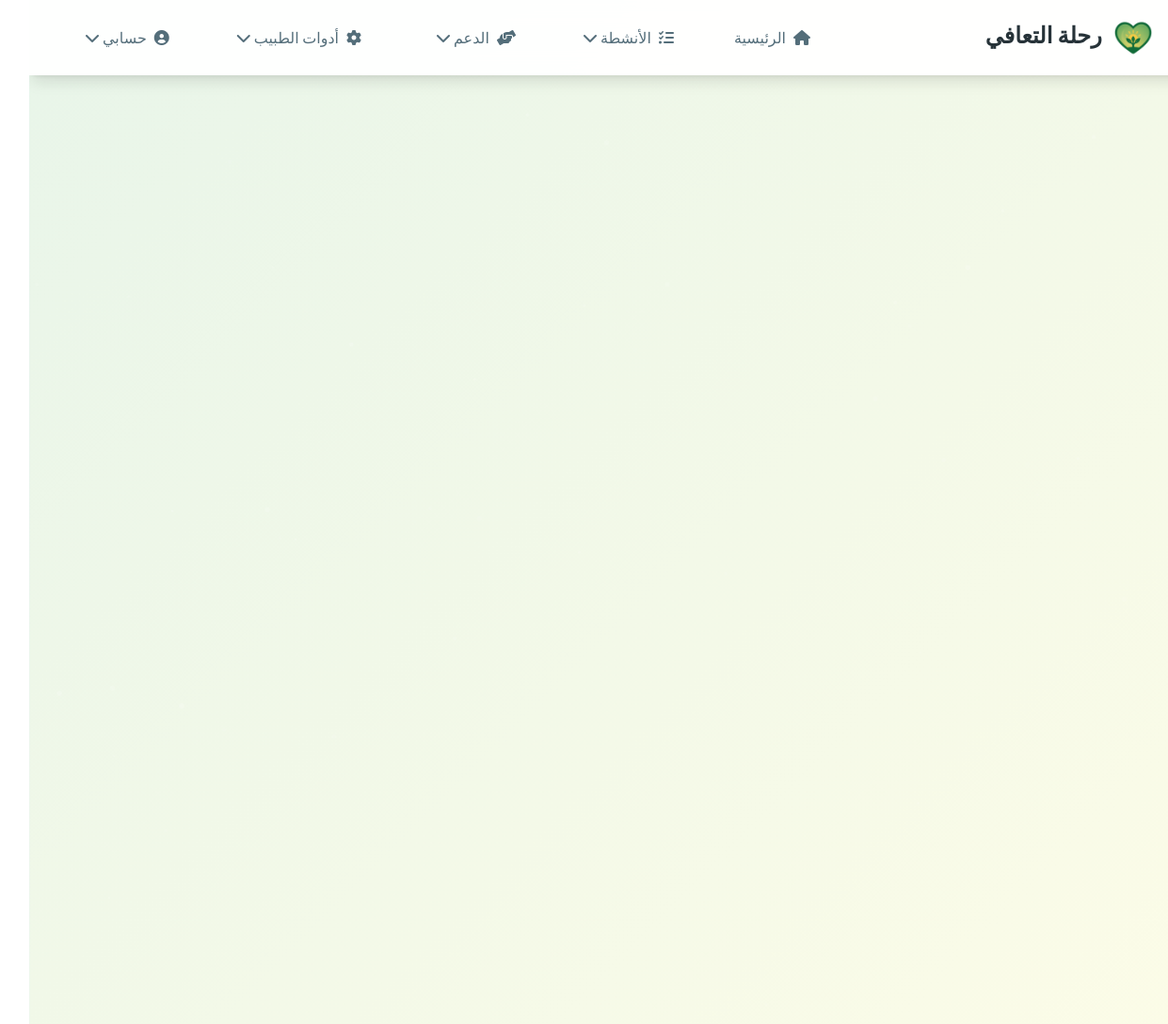
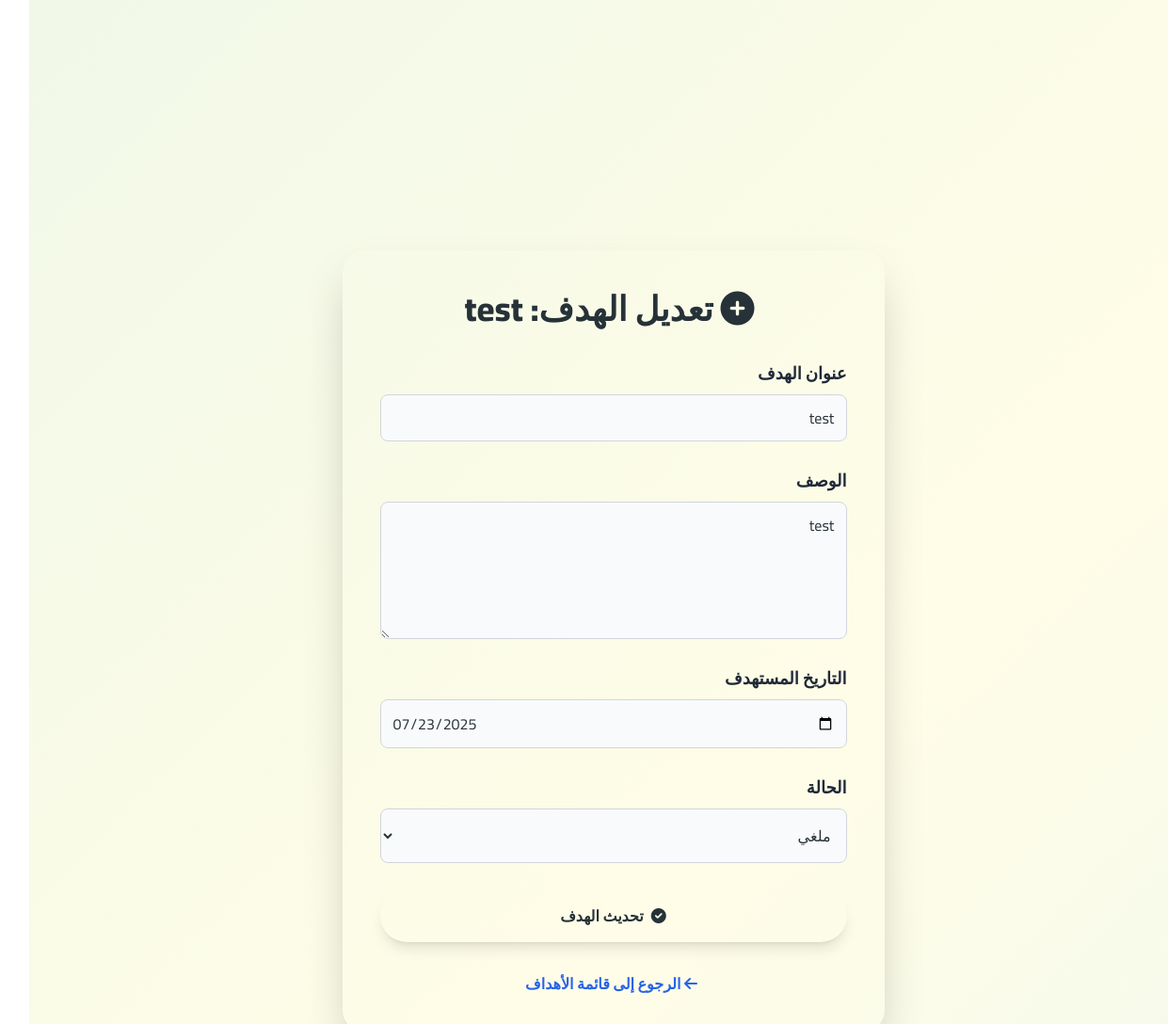
Screenshot of /goals/4/edit/ (signed in) with the database file from the repository (2 pictures, top to bottom).
### goals/models.py (models this page shows, shortened)
class Goal(models.Model):
    user = models.ForeignKey(
        settings.AUTH_USER_MODEL,
        on_delete=models.CASCADE,
        related_name='goals',
        verbose_name="المستخدم"
    )
    title = models.CharField(max_length=200, verbose_name="عنوان الهدف")
    description = models.TextField(blank=True, verbose_name="الوصف")
    target_date = models.DateField(null=True, blank=True, verbose_name="التاريخ المستهدف")
    STATUS_CHOICES = [
        ('pending', 'قيد الانتظار'),
        ('in_progress', 'قيد التنفيذ'),
        ('completed', 'مكتمل'),
        ('cancelled', 'ملغي'),
    ]
    status = models.CharField(
        max_length=20,
        choices=STATUS_CHOICES,
        default='pending',
        verbose_name="الحالة"
    )
    created_at = models.DateTimeField(auto_now_add=True, verbose_name="تاريخ الإنشاء")
    updated_at = models.DateTimeField(auto_now=True, verbose_name="آخر تحديث")
    class Meta:
        ordering = ['-created_at']
        verbose_name = "هدف"
        verbose_name_plural = "أهداف"

### goals/views.py (the view)
# urls.py: path('<int:pk>/edit/', views.goal_edit, name='goal_edit'),
@login_required
def goal_edit(request, pk):
    goal = get_object_or_404(Goal, pk=pk, user=request.user)
    if request.method == 'POST':
        form = GoalForm(request.POST, instance=goal)
        if form.is_valid():
            form.save()
            messages.success(request, 'تم تعديل الهدف بنجاح!')
            return redirect('goals:goal_detail', pk=goal.pk)
    else:
        form = GoalForm(instance=goal)
    context = {
        'form': form,
        'goal': goal,
        'page_title': f'تعديل الهدف: {goal.title}',
        'submit_button_text': 'تحديث الهدف',
    }
    return render(request, 'goals/goal_form.html', context)

### goals/templates/goals/goal_form.html (shortened to what this page needs)
{% extends 'base.html' %}
{% load static %}
{% block content %}
<div class="min-h-screen flex items-center justify-center p-4">
    <div class="max-w-xl w-full bg-surface rounded-3xl shadow-2xl p-8 md:p-10 space-y-8
                transform transition-all duration-500 ease-in-out hover:scale-[1.01] hover:shadow-3xl">
        <h2 class="text-4xl font-extrabold text-center mb-6 leading-tight" style="color: var(--color-text-primary);">
            <i class="fas fa-plus-circle text-primary-dark mr-2"></i> {{ page_title }}
        </h2>
        <form method="post" class="space-y-7">
            {% for field in form %}
                <div>
                    <label for="{{ field.id_for_label }}" class="block text-lg font-semibold text-gray-800 mb-2">
                        {{ field.label }}
                    </label>
                    {{ field }}
                </div>
            {% endfor %}
            <div>
                <button type="submit" class="w-full inline-flex items-center justify-center
                           bg-gradient-to-r from-primary to-primary-dark font-bold py-4 px-6 rounded-full shadow-lg
                           hover:from-primary-dark hover:to-primary transition duration-300 ease-in-out transform hover:scale-105
                           focus:outline-none focus:ring-4 focus:ring-primary-light focus:ring-opacity-75">
                    <i class="fas fa-check-circle mr-2 rtl:mr-0 rtl:ml-2"></i> {{ submit_button_text }}
                </button>
            </div>
        </form>
        <p class="text-center text-base text-gray-700 mt-8">
            <a href="{% url 'goals:goals_list' %}" class="font-semibold text-blue-600 hover:text-blue-800 transition duration-300
                       hover:underline focus:outline-none focus:ring-2 focus:ring-blue-400 rounded">
                <i class="fas fa-arrow-left mr-1"></i> الرجوع إلى قائمة الأهداف
            </a>
        </p>
    </div>
</div>
{% endblock %}

### templates/base.html (style rules this page uses)
:root { --color-bg: #F8F9FA; --color-surface: #FFFFFF; --color-primary: #4CAF50; --color-primary-dark: #388E3C; --color-primary-light: #81C784; --color-secondary: #2196F3; --color-accent: #FFC107; --color-text-primary: #263238; --color-text-secondary: #546E7A; --color-border: #E0E0E0; --color-danger: #F44336; }
* { box-sizing: border-box; }
html { height: 100%; }
body { font-family: 'Cairo', sans-serif; background: linear-gradient(-45deg, var(--color-bg), #e0f2f7, #fffde7, #e8f5e9); background-size: 400% 400%; animation: gradientBG 20s ease infinite; color: var(--color-text-primary); line-height: 1.6; min-height: 100vh; display: flex; flex-direction: column; }

### rows the page displays
Goal: form "test" "test" "07/23/2025" "ملغي"

### other values shown
{{ page_title }} "تعديل الهدف: test"
{{ field.label }} "عنوان الهدف" "الوصف" "التاريخ المستهدف" "الحالة"
{{ submit_button_text }} "تحديث الهدف"
